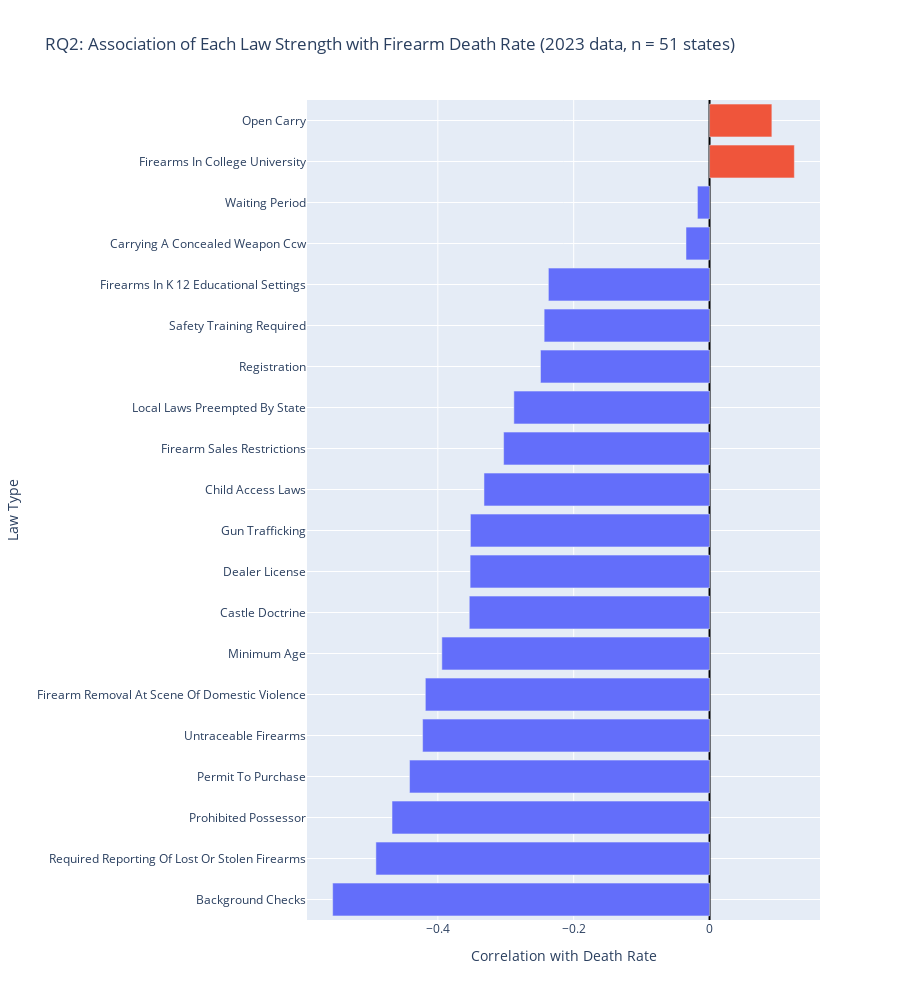
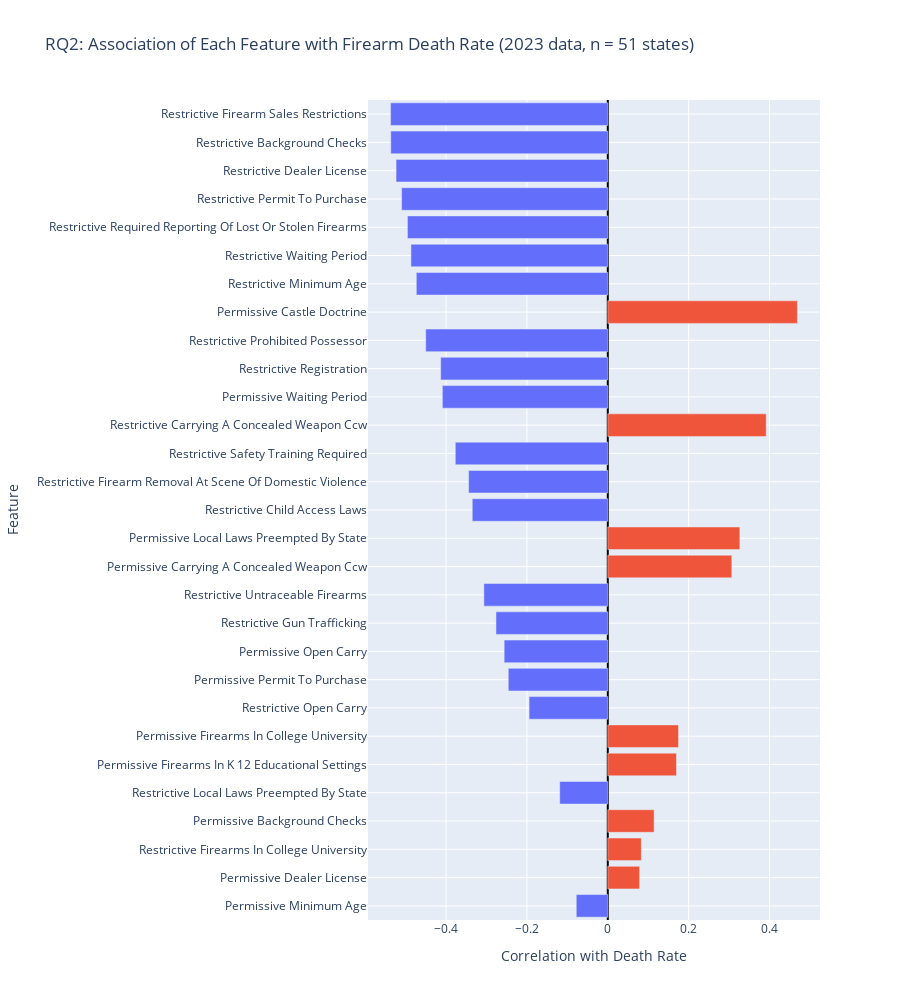

The notebook cell saved with these charts, in order:
### Code cell
# Visualization

cor_df['pos'] = cor_df['Correlation'] > 0
fig1a = px.bar(cor_df, x='Correlation', y='Law Type', orientation='h',
              color='pos',
              height = 1000,
              title=f'RQ2: Association of Each Law Strength with Firearm Death Rate\n({df["year"].max()} data, n = {len(recent_data)} states)',
              hover_name="Law Type", hover_data={'pos':False, 'Law Type':False, 'Correlation': True}
              )
fig1a.update_layout(xaxis_title='Correlation with Death Rate', showlegend=False)
fig1a.update_yaxes(type='category')            
fig1a.update_yaxes({'gridcolor': 'white'})        
fig1a.update_xaxes({'gridcolor': None, 'zerolinecolor': 'black', 'linecolor': None, 'zerolinewidth': 2})    
fig1a.show()

cor2_df['pos'] = cor2_df['Correlation'] > 0
fig2a = px.bar(cor2_df, x='Correlation', y='Law Type', orientation='h',
            color='pos',
            category_orders={"Law Type": cor2_df["Law Type"].to_list()},
            height = 1000,
            title=f'RQ2: Association of Each Feature with Firearm Death Rate\n({df["year"].max()} data, n = {len(recent_data)} states)',
            hover_name="Law Type", hover_data={'pos':False, 'Law Type':False, 'Correlation': True}
            )
fig2a.update_layout(xaxis_title='Correlation with Death Rate', showlegend=False)
fig2a.update_yaxes(type='category')            
fig2a.update_yaxes({'gridcolor': 'white'})        
fig2a.update_xaxes({'gridcolor': None, 'zerolinecolor': 'black', 'linecolor': None, 'zerolinewidth': 2})    
fig2a.update_layout(xaxis_title='Correlation with Death Rate', yaxis_title='Feature', showlegend=False, yaxis={'dtick': 1})

fig2a.show()

### Figure 1 — Plotly figure (JSON) as saved in the notebook; plotly's stock layout.template omitted (floating-point values rounded to 4 significant figures)
{"data": [{"customdata": [[false], [false], [false], [false], [false], [false], [false], [false], [false], [false], [false], [false], [false], [false], [false], [false], [false], [false]], "hovertemplate": "<b>%{hovertext}</b><br><br>Correlation=%{x}<extra></extra>", "hovertext": ["Background Checks", "Required Reporting Of Lost Or Stolen Firearms", "Prohibited Possessor", "Permit To Purchase", "Untraceable Firearms", "Firearm Removal At Scene Of Domestic Violence", "Minimum Age", "Castle Doctrine", "Dealer License", "Gun Trafficking", "Child Access Laws", "Firearm Sales Restrictions", "Local Laws Preempted By State", "Registration", "Safety Training Required", "Firearms In K 12 Educational Settings", "Carrying A Concealed Weapon Ccw", "Waiting Period"], "legendgroup": "False", "marker": {"color": "#636efa", "pattern": {"shape": ""}}, "name": "False", "orientation": "h", "showlegend": true, "textposition": "auto", "type": "bar", "x": [-0.5548, -0.4912, -0.4674, -0.4416, -0.4224, -0.4184, -0.3941, -0.3537, -0.3525, -0.352, -0.332, -0.3032, -0.2881, -0.2489, -0.2435, -0.2372, -0.03465, -0.01785], "xaxis": "x", "y": ["Background Checks", "Required Reporting Of Lost Or Stolen Firearms", "Prohibited Possessor", "Permit To Purchase", "Untraceable Firearms", "Firearm Removal At Scene Of Domestic Violence", "Minimum Age", "Castle Doctrine", "Dealer License", "Gun Trafficking", "Child Access Laws", "Firearm Sales Restrictions", "Local Laws Preempted By State", "Registration", "Safety Training Required", "Firearms In K 12 Educational Settings", "Carrying A Concealed Weapon Ccw", "Waiting Period"], "yaxis": "y"}, {"customdata": [[true], [true]], "hovertemplate": "<b>%{hovertext}</b><br><br>Correlation=%{x}<extra></extra>", "hovertext": ["Firearms In College University", "Open Carry"], "legendgroup": "True", "marker": {"color": "#EF553B", "pattern": {"shape": ""}}, "name": "True", "orientation": "h", "showlegend": true, "textposition": "auto", "type": "bar", "x": [0.1248, 0.09173], "xaxis": "x", "y": ["Firearms In College University", "Open Carry"], "yaxis": "y"}], "layout": {"barmode": "relative", "height": 1000, "legend": {"title": {"text": "pos"}, "tracegroupgap": 0}, "showlegend": false, "title": {"text": "RQ2: Association of Each Law Strength with Firearm Death Rate\n(2023 data, n = 51 states)"}, "xaxis": {"anchor": "y", "domain": [0, 1], "title": {"text": "Correlation with Death Rate"}, "zerolinecolor": "black", "zerolinewidth": 2}, "yaxis": {"anchor": "x", "domain": [0, 1], "gridcolor": "white", "title": {"text": "Law Type"}, "type": "category"}}}

### Figure 2 — Plotly figure (JSON) as saved in the notebook; plotly's stock layout.template omitted (floating-point values rounded to 4 significant figures)
{"data": [{"customdata": [[false], [false], [false], [false], [false], [false], [false], [false], [false], [false], [false], [false], [false], [false], [false], [false], [false], [false], [false], [false]], "hovertemplate": "<b>%{hovertext}</b><br><br>Correlation=%{x}<extra></extra>", "hovertext": ["Restrictive Firearm Sales Restrictions", "Restrictive Background Checks", "Restrictive Dealer License", "Restrictive Permit To Purchase", "Restrictive Required Reporting Of Lost Or Stolen Firearms", "Restrictive Waiting Period", "Restrictive Minimum Age", "Restrictive Prohibited Possessor", "Restrictive Registration", "Permissive Waiting Period", "Restrictive Safety Training Required", "Restrictive Firearm Removal At Scene Of Domestic Violence", "Restrictive Child Access Laws", "Restrictive Untraceable Firearms", "Restrictive Gun Trafficking", "Permissive Open Carry", "Permissive Permit To Purchase", "Restrictive Open Carry", "Restrictive Local Laws Preempted By State", "Permissive Minimum Age"], "legendgroup": "False", "marker": {"color": "#636efa", "pattern": {"shape": ""}}, "name": "False", "orientation": "h", "showlegend": true, "textposition": "auto", "type": "bar", "x": [-0.5371, -0.5367, -0.5236, -0.5099, -0.4955, -0.4868, -0.4736, -0.4502, -0.4133, -0.4091, -0.3772, -0.3442, -0.3352, -0.3064, -0.2765, -0.2563, -0.2461, -0.1947, -0.1189, -0.078], "xaxis": "x", "y": ["Restrictive Firearm Sales Restrictions", "Restrictive Background Checks", "Restrictive Dealer License", "Restrictive Permit To Purchase", "Restrictive Required Reporting Of Lost Or Stolen Firearms", "Restrictive Waiting Period", "Restrictive Minimum Age", "Restrictive Prohibited Possessor", "Restrictive Registration", "Permissive Waiting Period", "Restrictive Safety Training Required", "Restrictive Firearm Removal At Scene Of Domestic Violence", "Restrictive Child Access Laws", "Restrictive Untraceable Firearms", "Restrictive Gun Trafficking", "Permissive Open Carry", "Permissive Permit To Purchase", "Restrictive Open Carry", "Restrictive Local Laws Preempted By State", "Permissive Minimum Age"], "yaxis": "y"}, {"customdata": [[true], [true], [true], [true], [true], [true], [true], [true], [true]], "hovertemplate": "<b>%{hovertext}</b><br><br>Correlation=%{x}<extra></extra>", "hovertext": ["Permissive Castle Doctrine", "Restrictive Carrying A Concealed Weapon Ccw", "Permissive Local Laws Preempted By State", "Permissive Carrying A Concealed Weapon Ccw", "Permissive Firearms In College University", "Permissive Firearms In K 12 Educational Settings", "Permissive Background Checks", "Restrictive Firearms In College University", "Permissive Dealer License"], "legendgroup": "True", "marker": {"color": "#EF553B", "pattern": {"shape": ""}}, "name": "True", "orientation": "h", "showlegend": true, "textposition": "auto", "type": "bar", "x": [0.4689, 0.3918, 0.3266, 0.3067, 0.1749, 0.1698, 0.1146, 0.08287, 0.07863], "xaxis": "x", "y": ["Permissive Castle Doctrine", "Restrictive Carrying A Concealed Weapon Ccw", "Permissive Local Laws Preempted By State", "Permissive Carrying A Concealed Weapon Ccw", "Permissive Firearms In College University", "Permissive Firearms In K 12 Educational Settings", "Permissive Background Checks", "Restrictive Firearms In College University", "Permissive Dealer License"], "yaxis": "y"}], "layout": {"barmode": "relative", "height": 1000, "legend": {"title": {"text": "pos"}, "tracegroupgap": 0}, "showlegend": false, "title": {"text": "RQ2: Association of Each Feature with Firearm Death Rate\n(2023 data, n = 51 states)"}, "xaxis": {"anchor": "y", "domain": [0, 1], "title": {"text": "Correlation with Death Rate"}, "zerolinecolor": "black", "zerolinewidth": 2}, "yaxis": {"anchor": "x", "categoryarray": ["Permissive Minimum Age", "Permissive Dealer License", "Restrictive Firearms In College University", "Permissive Background Checks", "Restrictive Local Laws Preempted By State", "Permissive Firearms In K 12 Educational Settings", "Permissive Firearms In College University", "Restrictive Open Carry", "Permissive Permit To Purchase", "Permissive Open Carry", "Restrictive Gun Trafficking", "Restrictive Untraceable Firearms", "Permissive Carrying A Concealed Weapon Ccw", "Permissive Local Laws Preempted By State", "Restrictive Child Access Laws", "Restrictive Firearm Removal At Scene Of Domestic Violence", "Restrictive Safety Training Required", "Restrictive Carrying A Concealed Weapon Ccw", "Permissive Waiting Period", "Restrictive Registration", "Restrictive Prohibited Possessor", "Permissive Castle Doctrine", "Restrictive Minimum Age", "Restrictive Waiting Period", "Restrictive Required Reporting Of Lost Or Stolen Firearms", "Restrictive Permit To Purchase", "Restrictive Dealer License", "Restrictive Background Checks", "Restrictive Firearm Sales Restrictions"], "categoryorder": "array", "domain": [0, 1], "dtick": 1, "gridcolor": "white", "title": {"text": "Feature"}, "type": "category"}}}
